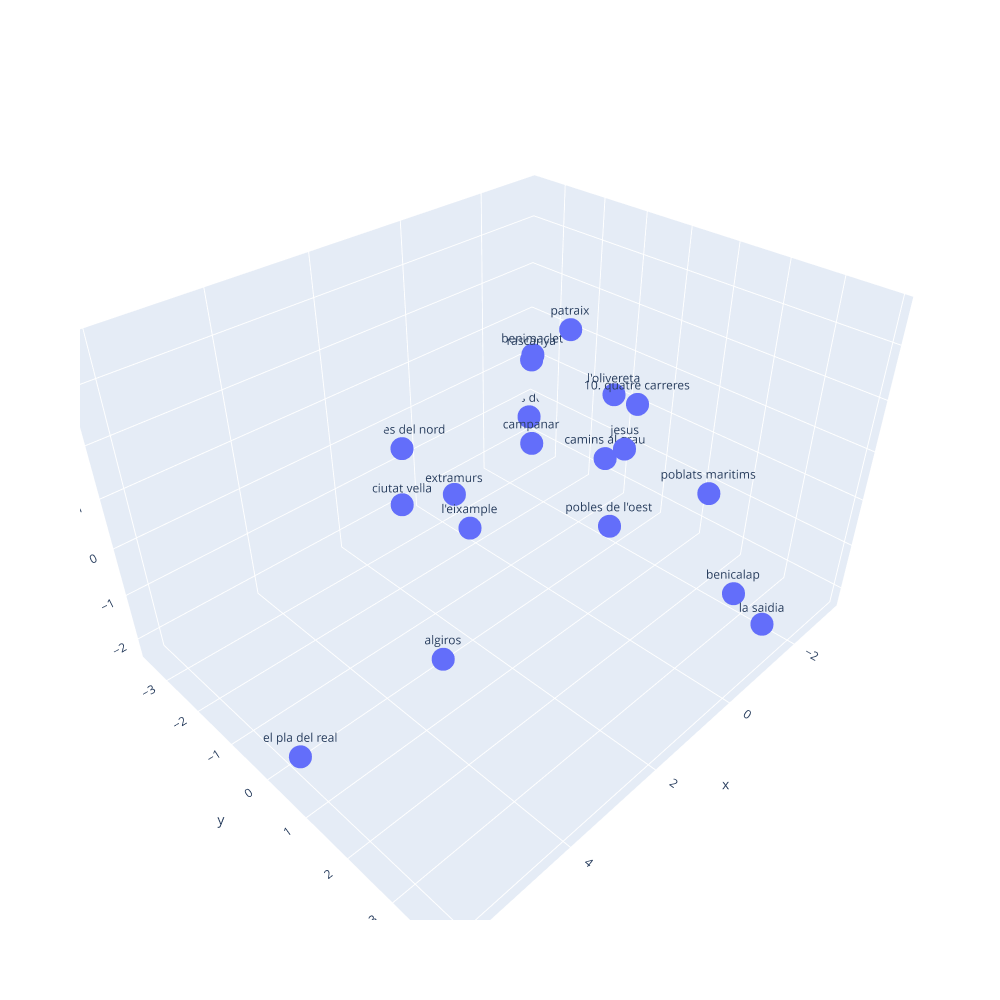

Notebook cell for this chart:
### Code cell
# Representamos los datos en 3D (debe poder girarse, usaremos plotly). Cada punto debe mostrar su nombre (distrito)
import plotly.express as px
#cambiamos el tamaño del plot a 10x10
fig = px.scatter_3d(x=df_pca[:, 0], y=df_pca[:, 1], z=df_pca[:, 2], text=df['Distrito'], width=1000, height=1000)

fig.show()

### Figure 1 — Plotly figure (JSON) as saved in the notebook; plotly's stock layout.template omitted (floating-point values rounded to 4 significant figures)
{"data": [{"hovertemplate": "x=%{x}<br>y=%{y}<br>z=%{z}<br>text=%{text}<extra></extra>", "legendgroup": "", "marker": {"color": "#636efa", "symbol": "circle"}, "mode": "markers+text", "name": "", "scene": "scene", "showlegend": false, "text": [" ciutat vella", " l'eixample", " extramurs", " campanar", " la saidia", " el pla del real", " l'olivereta", " patraix", " jesus", "10. quatre carreres", " poblats maritims", " camins al grau", " algiros", " benimaclet", " rascanya", " benicalap", " pobles del nord", " pobles de l'oest", " pobles del sud"], "type": "scatter3d", "x": [2.692, 1.317, 0.6558, -0.6389, -1.079, 6.122, -1.869, 0.775, -1.351, -1.035, -1.698, -1.382, 3.276, -1.288, 1.595, -2.185, 0.6064, -1.337, -3.176], "y": [-0.9077, -0.7561, -1.882, -1.119, 3.908, 0.5895, -0.2242, 0.9367, 0.5051, 0.9382, 2.15, 0.05494, 0.6369, -1.739, 0.9247, 2.682, -3.432, 0.3104, -3.577], "z": [0.4746, -0.67, -0.8328, 0.07006, -1.502, -1.646, 0.9786, 3.639, 0.3615, 1.606, 0.02915, -0.0691, -1.574, 1.452, 3.441, -2.248, -0.5367, -1.482, -1.491]}], "layout": {"height": 1000, "legend": {"tracegroupgap": 0}, "margin": {"t": 60}, "scene": {"domain": {"x": [0, 1], "y": [0, 1]}, "xaxis": {"title": {"text": "x"}}, "yaxis": {"title": {"text": "y"}}, "zaxis": {"title": {"text": "z"}}}, "width": 1000}}
